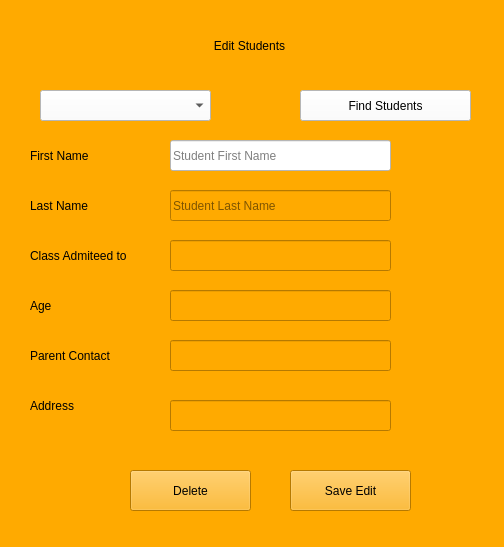
<?xml version="1.0" encoding="UTF-8"?>
<ui version="4.0">
 <class>Form</class>
 <widget class="QWidget" name="Form">
  <property name="geometry">
   <rect>
    <x>0</x>
    <y>0</y>
    <width>504</width>
    <height>547</height>
   </rect>
  </property>
  <property name="windowTitle">
   <string>Form</string>
  </property>
  <property name="styleSheet">
   <string notr="true">font: 10pt &quot;MS Shell Dlg 2&quot;;
background-color: rgb(255, 170, 0);
</string>
  </property>
  <widget class="QLineEdit" name="lineEdit_2">
   <property name="geometry">
    <rect>
     <x>170</x>
     <y>140</y>
     <width>221</width>
     <height>31</height>
    </rect>
   </property>
   <property name="styleSheet">
    <string notr="true">background-color: rgb(255, 255, 255);</string>
   </property>
   <property name="placeholderText">
    <string>Student First Name</string>
   </property>
  </widget>
  <widget class="QLabel" name="label_2">
   <property name="geometry">
    <rect>
     <x>30</x>
     <y>140</y>
     <width>101</width>
     <height>31</height>
    </rect>
   </property>
   <property name="styleSheet">
    <string notr="true">font: 75 10pt &quot;Segoe UI&quot;;</string>
   </property>
   <property name="text">
    <string>First Name</string>
   </property>
  </widget>
  <widget class="QLabel" name="label_4">
   <property name="geometry">
    <rect>
     <x>30</x>
     <y>240</y>
     <width>161</width>
     <height>31</height>
    </rect>
   </property>
   <property name="styleSheet">
    <string notr="true">font: 75 10pt &quot;Segoe UI&quot;;</string>
   </property>
   <property name="text">
    <string>Class Admiteed to</string>
   </property>
  </widget>
  <widget class="QLineEdit" name="lineEdit_4">
   <property name="geometry">
    <rect>
     <x>170</x>
     <y>240</y>
     <width>221</width>
     <height>31</height>
    </rect>
   </property>
  </widget>
  <widget class="QLineEdit" name="lineEdit_3">
   <property name="geometry">
    <rect>
     <x>170</x>
     <y>190</y>
     <width>221</width>
     <height>31</height>
    </rect>
   </property>
   <property name="placeholderText">
    <string>Student Last Name</string>
   </property>
  </widget>
  <widget class="QLabel" name="label_6">
   <property name="geometry">
    <rect>
     <x>30</x>
     <y>340</y>
     <width>141</width>
     <height>31</height>
    </rect>
   </property>
   <property name="styleSheet">
    <string notr="true">font: 75 10pt &quot;Segoe UI&quot;;</string>
   </property>
   <property name="text">
    <string>Parent Contact</string>
   </property>
  </widget>
  <widget class="QLabel" name="label_5">
   <property name="geometry">
    <rect>
     <x>30</x>
     <y>290</y>
     <width>101</width>
     <height>31</height>
    </rect>
   </property>
   <property name="styleSheet">
    <string notr="true">font: 75 10pt &quot;Segoe UI&quot;;</string>
   </property>
   <property name="text">
    <string>Age</string>
   </property>
  </widget>
  <widget class="QLineEdit" name="lineEdit_5">
   <property name="geometry">
    <rect>
     <x>170</x>
     <y>290</y>
     <width>221</width>
     <height>31</height>
    </rect>
   </property>
  </widget>
  <widget class="QLineEdit" name="lineEdit_6">
   <property name="geometry">
    <rect>
     <x>170</x>
     <y>340</y>
     <width>221</width>
     <height>31</height>
    </rect>
   </property>
  </widget>
  <widget class="QLabel" name="label_7">
   <property name="geometry">
    <rect>
     <x>30</x>
     <y>390</y>
     <width>111</width>
     <height>31</height>
    </rect>
   </property>
   <property name="styleSheet">
    <string notr="true">font: 75 10pt &quot;Segoe UI&quot;;</string>
   </property>
   <property name="text">
    <string>Address</string>
   </property>
  </widget>
  <widget class="QPushButton" name="pushButton">
   <property name="geometry">
    <rect>
     <x>290</x>
     <y>470</y>
     <width>121</width>
     <height>41</height>
    </rect>
   </property>
   <property name="text">
    <string>Save Edit</string>
   </property>
  </widget>
  <widget class="QLabel" name="label_3">
   <property name="geometry">
    <rect>
     <x>30</x>
     <y>190</y>
     <width>101</width>
     <height>31</height>
    </rect>
   </property>
   <property name="styleSheet">
    <string notr="true">font: 75 10pt &quot;Segoe UI&quot;;</string>
   </property>
   <property name="text">
    <string>Last Name</string>
   </property>
  </widget>
  <widget class="QLineEdit" name="lineEdit_7">
   <property name="geometry">
    <rect>
     <x>170</x>
     <y>400</y>
     <width>221</width>
     <height>31</height>
    </rect>
   </property>
  </widget>
  <widget class="QPushButton" name="pushButton_2">
   <property name="geometry">
    <rect>
     <x>130</x>
     <y>470</y>
     <width>121</width>
     <height>41</height>
    </rect>
   </property>
   <property name="text">
    <string>Delete</string>
   </property>
  </widget>
  <widget class="QComboBox" name="comboBox">
   <property name="geometry">
    <rect>
     <x>40</x>
     <y>90</y>
     <width>171</width>
     <height>31</height>
    </rect>
   </property>
   <property name="styleSheet">
    <string notr="true">background-color: rgb(255, 255, 255);</string>
   </property>
  </widget>
  <widget class="QPushButton" name="pushButton_3">
   <property name="geometry">
    <rect>
     <x>300</x>
     <y>90</y>
     <width>171</width>
     <height>31</height>
    </rect>
   </property>
   <property name="styleSheet">
    <string notr="true">background-color: rgb(255, 255, 255);</string>
   </property>
   <property name="text">
    <string>Find Students</string>
   </property>
  </widget>
  <widget class="QLabel" name="label">
   <property name="geometry">
    <rect>
     <x>-6</x>
     <y>20</y>
     <width>511</width>
     <height>51</height>
    </rect>
   </property>
   <property name="styleSheet">
    <string notr="true">font: 15pt &quot;MS Shell Dlg 2&quot;;
background-color: rgb(255, 170, 0);
</string>
   </property>
   <property name="text">
    <string>Edit Students</string>
   </property>
   <property name="alignment">
    <set>Qt::AlignCenter</set>
   </property>
  </widget>
 </widget>
 <resources/>
 <connections/>
</ui>
